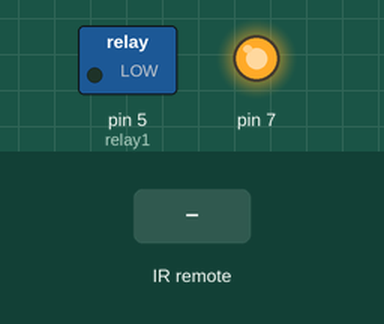
Simulated run of this sketch. Board: Arduino Uno, built with avr-gcc and run on an emulated ATmega328P. Shown: switched loads named in the sketch (green lamp = pin HIGH), output pins drawn as LEDs (lit = HIGH). The test bench sets the inputs (shaded band).

Above: at 1.2 s.
1.3 s: infrared code 0x1513 received
At 2.4 s:
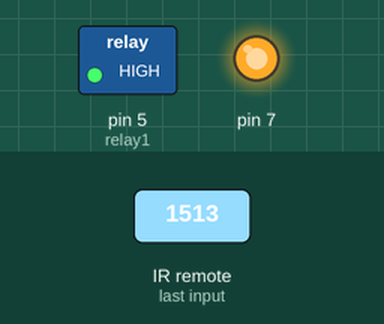
2.8 s: infrared code 0x1512 received
At 3.5 s:
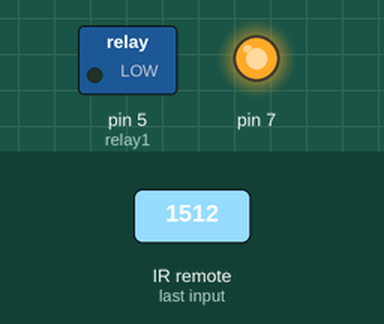
Timing chart, 0 to 5.8 s (numbered marks = the images above; inputs shaded):
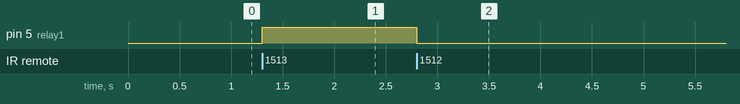

The sketch:

android_ethernet_RF_Rec.ino
```cpp
/*
Written by Steve Lovejoy aka lovejoy777
This code is for the use with  rf receiver relays
to be controlled by ethernet/rf base station.
*/

#include <RCSwitch.h>
#define relay1 5
RCSwitch mySwitch = RCSwitch();

void setup() {
  Serial.begin(9600);
  pinMode(relay1, OUTPUT);
  pinMode(7, OUTPUT);
  digitalWrite(7, HIGH);
  digitalWrite(5, LOW);
  mySwitch.enableReceive(0);  // Receiver on interrupt 0 => that is pin #2
}

void loop() {
  if (mySwitch.available()) {
    int value = mySwitch.getReceivedValue();
    if (value == 0) {
    } else {
     if (value == 5394) {
       digitalWrite(relay1,LOW); // off
     }
     else if (value == 5395) {
       digitalWrite(relay1,HIGH); // on
     }
    }
    mySwitch.resetAvailable();
  }
}
```

Measured:
- after the input at 1.3 s, pin 5 (relay1): LOW → HIGH at once
- after the input at 2.8 s, pin 5 (relay1): HIGH → LOW at once
